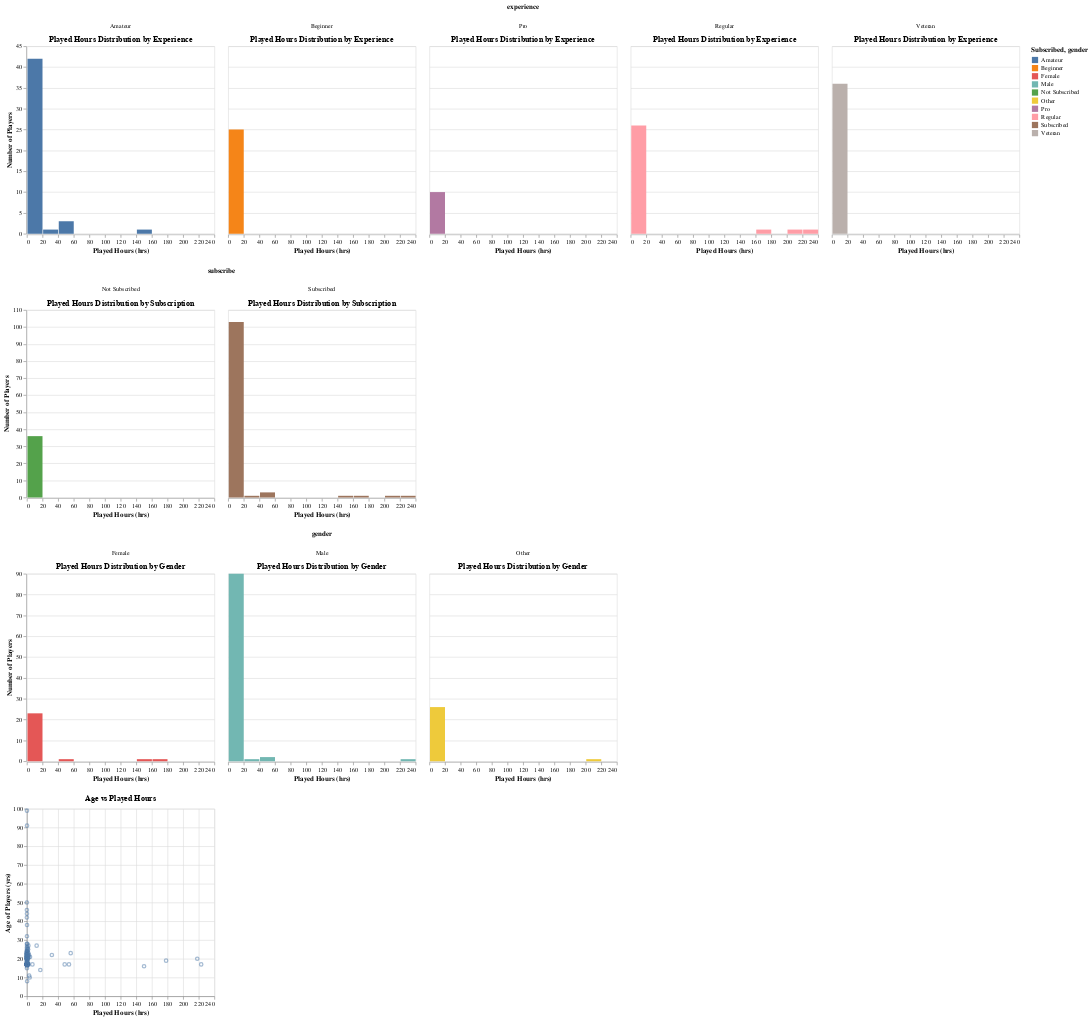

Notebook source saved alongside this figure:
### Code cell
# Experience facet
chart_exp = (
    alt.Chart(player_training)
    .mark_bar()
    .encode(
        x=alt.X('played_hours:Q', bin=alt.Bin(maxbins=20), title='Played Hours (hrs)'),
        y=alt.Y('count()', title='Number of Players'),
        color='experience:N'
    )
    .properties(title='Played Hours Distribution by Experience')
    .facet(column='experience:N')
)

# Subscribe facet
chart_sub = (
    alt.Chart(player_training)
    .mark_bar()
    .encode(
        x=alt.X('played_hours:Q', bin=alt.Bin(maxbins=20), title='Played Hours (hrs)'),
        y=alt.Y('count()', title='Number of Players'),
        color=alt.Color('subscribe:N').title("Subscribed")
    )
    .properties(title='Played Hours Distribution by Subscription')
    .facet(column='subscribe:N')
)

# Subscribe facet
chart_gen = (
    alt.Chart(player_training)
    .mark_bar()
    .encode(
        x=alt.X('played_hours:Q', bin=alt.Bin(maxbins=20), title='Played Hours (hrs)'),
        y=alt.Y('count()', title='Number of Players'),
        color=alt.Color('gender:N').title("gender")
    )
    .properties(title='Played Hours Distribution by Gender')
    .facet(column='gender:N')
)

#Age vs Played-Hours Scatter Plot
chart_age = (
    alt.Chart(player_training)
    .mark_point(opacity=0.5)
    .encode(
        x=alt.X('played_hours:Q', title='Played Hours (hrs)'),
        y=alt.Y('age:Q', title='Age of Players (yrs)')
    )
    .properties(
        title='Age vs Played Hours'
    )
)


chart_exp & chart_sub & chart_gen & chart_age

### Figure 1 — Vega-Lite specification as saved in the notebook (floating-point values rounded to 4 significant figures; data arrays with more than 128 entries replaced by an {"elided": "..."} marker saying what was removed)
{"config": {"view": {"continuousWidth": 300, "continuousHeight": 300}}, "vconcat": [{"facet": {"column": {"field": "experience", "type": "nominal"}}, "spec": {"mark": {"type": "bar"}, "encoding": {"color": {"field": "experience", "type": "nominal"}, "x": {"bin": {"maxbins": 20}, "field": "played_hours", "title": "Played Hours (hrs)", "type": "quantitative"}, "y": {"aggregate": "count", "title": "Number of Players", "type": "quantitative"}}, "title": "Played Hours Distribution by Experience"}}, {"facet": {"column": {"field": "subscribe", "type": "nominal"}}, "spec": {"mark": {"type": "bar"}, "encoding": {"color": {"field": "subscribe", "title": "Subscribed", "type": "nominal"}, "x": {"bin": {"maxbins": 20}, "field": "played_hours", "title": "Played Hours (hrs)", "type": "quantitative"}, "y": {"aggregate": "count", "title": "Number of Players", "type": "quantitative"}}, "title": "Played Hours Distribution by Subscription"}}, {"facet": {"column": {"field": "gender", "type": "nominal"}}, "spec": {"mark": {"type": "bar"}, "encoding": {"color": {"field": "gender", "title": "gender", "type": "nominal"}, "x": {"bin": {"maxbins": 20}, "field": "played_hours", "title": "Played Hours (hrs)", "type": "quantitative"}, "y": {"aggregate": "count", "title": "Number of Players", "type": "quantitative"}}, "title": "Played Hours Distribution by Gender"}}, {"mark": {"type": "point", "opacity": 0.5}, "encoding": {"x": {"field": "played_hours", "title": "Played Hours (hrs)", "type": "quantitative"}, "y": {"field": "age", "title": "Age of Players (yrs)", "type": "quantitative"}}, "title": "Age vs Played Hours"}], "data": {"name": "data-f5e70e4359a36d20c302a2142a593862"}, "$schema": "https://vega.github.io/schema/vega-lite/v5.20.1.json", "datasets": {"data-f5e70e4359a36d20c302a2142a593862": {"elided": "147 records"}}}
